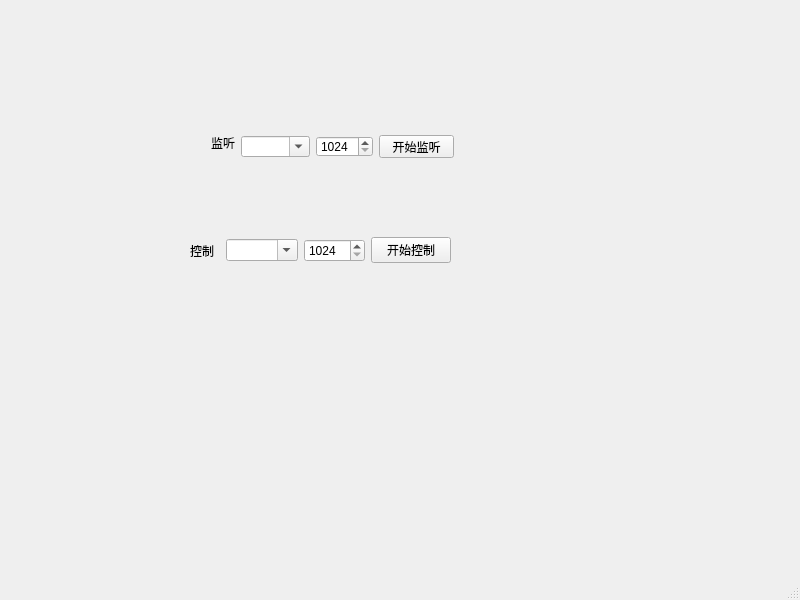
<?xml version="1.0" encoding="UTF-8"?>
<ui version="4.0">
 <class>MainWindow</class>
 <widget class="QMainWindow" name="MainWindow">
  <property name="geometry">
   <rect>
    <x>0</x>
    <y>0</y>
    <width>800</width>
    <height>600</height>
   </rect>
  </property>
  <property name="windowTitle">
   <string>MainWindow</string>
  </property>
  <widget class="QWidget" name="centralwidget">
   <widget class="QWidget" name="widget_2" native="true">
    <property name="geometry">
     <rect>
      <x>190</x>
      <y>230</y>
      <width>261</width>
      <height>41</height>
     </rect>
    </property>
    <layout class="QHBoxLayout" name="horizontalLayout_2">
     <item>
      <widget class="QLabel" name="label_2">
       <property name="text">
        <string>控制</string>
       </property>
      </widget>
     </item>
     <item>
      <widget class="QComboBox" name="comboBox_2">
       <property name="editable">
        <bool>true</bool>
       </property>
      </widget>
     </item>
     <item>
      <widget class="QSpinBox" name="spinBox_2">
       <property name="minimum">
        <number>1024</number>
       </property>
       <property name="maximum">
        <number>65535</number>
       </property>
      </widget>
     </item>
     <item>
      <widget class="QPushButton" name="pushButton_2">
       <property name="text">
        <string>开始控制</string>
       </property>
      </widget>
     </item>
    </layout>
   </widget>
   <widget class="QPushButton" name="pushButton">
    <property name="geometry">
     <rect>
      <x>379</x>
      <y>135</y>
      <width>75</width>
      <height>23</height>
     </rect>
    </property>
    <property name="text">
     <string>开始监听</string>
    </property>
   </widget>
   <widget class="QLabel" name="label">
    <property name="geometry">
     <rect>
      <x>211</x>
      <y>135</y>
      <width>24</width>
      <height>16</height>
     </rect>
    </property>
    <property name="text">
     <string>监听</string>
    </property>
    <property name="anchor" stdset="0">
     <string>left</string>
    </property>
   </widget>
   <widget class="QComboBox" name="comboBox">
    <property name="geometry">
     <rect>
      <x>241</x>
      <y>136</y>
      <width>69</width>
      <height>21</height>
     </rect>
    </property>
    <property name="editable">
     <bool>true</bool>
    </property>
   </widget>
   <widget class="QSpinBox" name="spinBox">
    <property name="geometry">
     <rect>
      <x>316</x>
      <y>136</y>
      <width>57</width>
      <height>21</height>
     </rect>
    </property>
    <property name="minimum">
     <number>1024</number>
    </property>
    <property name="maximum">
     <number>65535</number>
    </property>
   </widget>
  </widget>
  <widget class="QMenuBar" name="menubar">
   <property name="geometry">
    <rect>
     <x>0</x>
     <y>0</y>
     <width>800</width>
     <height>21</height>
    </rect>
   </property>
  </widget>
  <widget class="QStatusBar" name="statusbar"/>
 </widget>
 <resources/>
 <connections/>
</ui>
